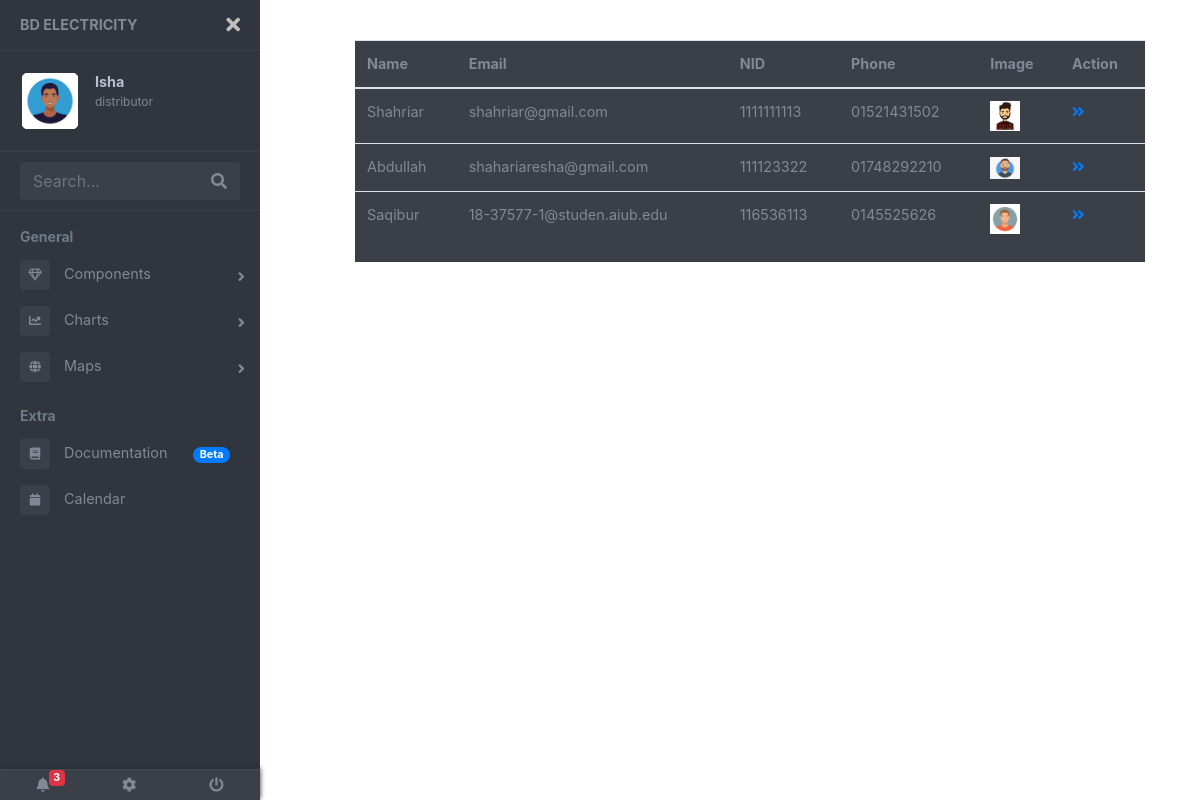
Screenshot of /views/distributorPage.php (signed in) with the database file from the repository.
### tables this page shows
CREATE TABLE `users` (
  `id` int(11) NOT NULL,
  `name` text NOT NULL,
  `email` text NOT NULL,
  `password` text NOT NULL,
  `userType` text NOT NULL,
  `nid` int(14) NOT NULL,
  `img` text NOT NULL,
  `phone` text NOT NULL
);

### service/userService.php (called while the page is built, shortened)
<?php
	function getAllUser(){
		$conn = dbConnection();
		$sql = "select * from users where userType='consumer'";
		$result = mysqli_query($conn, $sql);
		$users = [];
		while($row = mysqli_fetch_assoc($result)){
			array_push($users, $row);
		}
		return $users;
	}
?>

### views/distributorPage.php (the view, shortened to what this page needs)
<?php
	require_once('../service/userService.php');
?>
<!DOCTYPE html>
<html>
<head>
  <link rel="stylesheet" href="https://maxcdn.bootstrapcdn.com/bootstrap/4.0.0/css/bootstrap.min.css"
>
  <link href="https://use.fontawesome.com/releases/v5.0.6/css/all.css" rel="stylesheet">
  <link rel="stylesheet" href="../assets/style.css">
</head>
<body>
	<div class="page-wrapper chiller-theme toggled">
  <nav id="sidebar" class="sidebar-wrapper">
    <div class="sidebar-content">
      <div class="sidebar-brand">
        <a href="distributorPage.php">BD Electricity</a>
        <div id="close-sidebar">
          <i class="fas fa-times"></i>
        </div>
      </div>
      <div class="sidebar-header">
        <div class="user-pic">
        <a href="distributorPage.php"><img class="img-responsive img-rounded" src="../assets/image/<?=$_SESSION['img']?>"
            alt="User picture"></a>
        </div>
        <div class="user-info">
          <span class="user-name">
            <strong><?=$_SESSION['name']?></strong>
          </span>
          <span class="user-role"><?=$_SESSION['userType']?></span>
        </div>
      </div>
      <div class="sidebar-search">
        <div>
          <div class="input-group">
            <input type="text" class="form-control search-menu" placeholder="Search...">
            <div class="input-group-append">
              <span class="input-group-text">
                <i class="fa fa-search" aria-hidden="true"></i>
              </span>
            </div>
          </div>
        </div>
      </div>
      <div class="sidebar-menu">
        <ul>
          <li class="header-menu">
            <span>General</span>
          </li>
          <li class="sidebar-dropdown">
            <a href="#">
              <i class="far fa-gem"></i>
              <span>Components</span>
            </a>
          </li>
          <li class="sidebar-dropdown">
            <a href="#">
              <i class="fa fa-chart-line"></i>
              <span>Charts</span>
            </a>
          </li>
          <li class="sidebar-dropdown">
            <a href="#">
              <i class="fa fa-globe"></i>
              <span>Maps</span>
            </a>
          </li>
          <li class="header-menu">
            <span>Extra</span>
          </li>
          <li>
            <a href="#">
              <i class="fa fa-book"></i>
              <span>Documentation</span>
              <span class="badge badge-pill badge-primary">Beta</span>
            </a>
          </li>
          <li>
            <a href="#">
              <i class="fa fa-calendar"></i>
              <span>Calendar</span>
            </a>
          </li>
        </ul>
      </div>
    </div>
    <div class="sidebar-footer">
      <a href="theftNotification.php">
        <i class="fa fa-bell"></i>
        <span class="badge badge-danger badge-warning notification">3</span>
      </a>
      <a href="#">
        <i class="fa fa-cog"></i>
      </a>
      <a href="../php/logout.php">
        <i class="fa fa-power-off"></i>
      </a>
    </div>
  </nav>
  <main class="page-content">
    <div class="container-fluid">
        <div class="form-group col-md-12">
        <div class="table-hover table-responsive" id="table1">
          <table class="table">
          <thead>
            <tr>
              <th>Name</th>
              <th>Email</th>
              <th>NID</th>
              <th>Phone</th>
              <th>Image</th>
              <th>Action</th>
            </tr>
          </thead>
          <tbody>
          <?php
          $users = getAllUser();
			    for ($i=0; $i != count($users); $i++) {  ?>
            <tr>
              <td><?=$users[$i]['name']?></td>
              <td><?=$users[$i]['email']?></td>
              <td><?=$users[$i]['nid']?></td>
              <td><?=$users[$i]['phone']?></td>
              <td><img src="../assets/image/<?=$users[$i]['img']?>" alt="image" width="30px"></td>
              <td>
			        	<a href="consumerDetail.php?nid=<?=$users[$i]['nid']?>"><i class="fas fa-angle-double-right"></i></a>
			        </td>
            </tr>
          <?php } ?>
          </tbody>
          </table>
        </div>
        </div>
      </div>
      </div>
</body>
</html>

### rows the page displays
users: name "Shahriar", email "shahriar@gmail.com", nid "1111111113", phone "01521431502", img (picture)
users: name "Abdullah", email "shahariaresha@gmail.com", nid "111123322", phone "01748292210", img (picture)
users: name "Saqibur", email "18-37577-1@studen.aiub.edu", nid "116536113", phone "0145525626", img (picture)

### other values shown
$_SESSION['name'] "Isha"
$_SESSION['userType'] "distributor"
